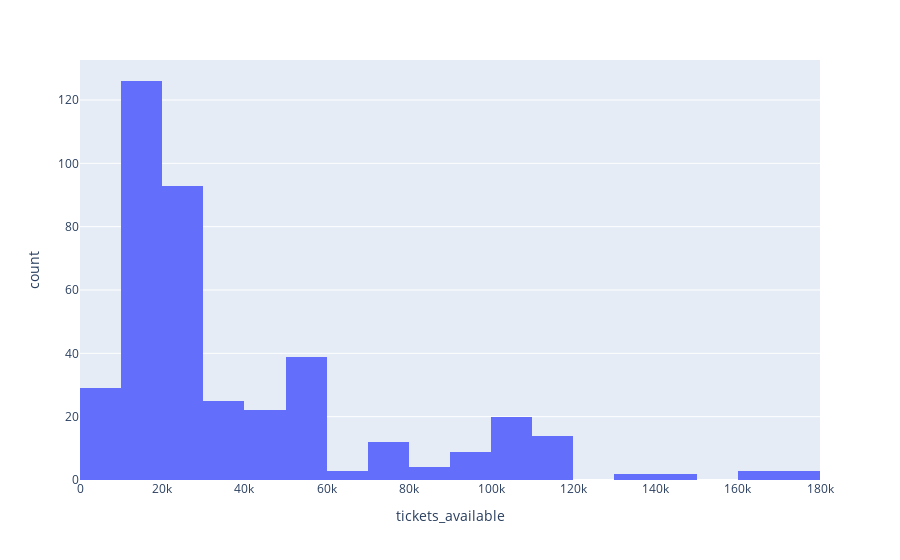

The code cell stored with this chart in its notebook:
### Code cell
px.histogram(df, 'tickets_available')

### Figure 1 — Plotly figure (JSON) as saved in the notebook; plotly's stock layout.template omitted (floating-point values rounded to 4 significant figures; data arrays with more than 128 entries replaced by an {"elided": "..."} marker saying what was removed)
{"data": [{"alignmentgroup": "True", "bingroup": "x", "hovertemplate": "tickets_available=%{x}<br>count=%{y}<extra></extra>", "legendgroup": "", "marker": {"color": "#636efa", "pattern": {"shape": ""}}, "name": "", "offsetgroup": "", "orientation": "v", "showlegend": false, "type": "histogram", "x": {"elided": "406 int values"}, "xaxis": "x", "yaxis": "y"}], "layout": {"barmode": "relative", "legend": {"tracegroupgap": 0}, "margin": {"t": 60}, "xaxis": {"anchor": "y", "domain": [0, 1], "title": {"text": "tickets_available"}}, "yaxis": {"anchor": "x", "domain": [0, 1], "title": {"text": "count"}}}}
